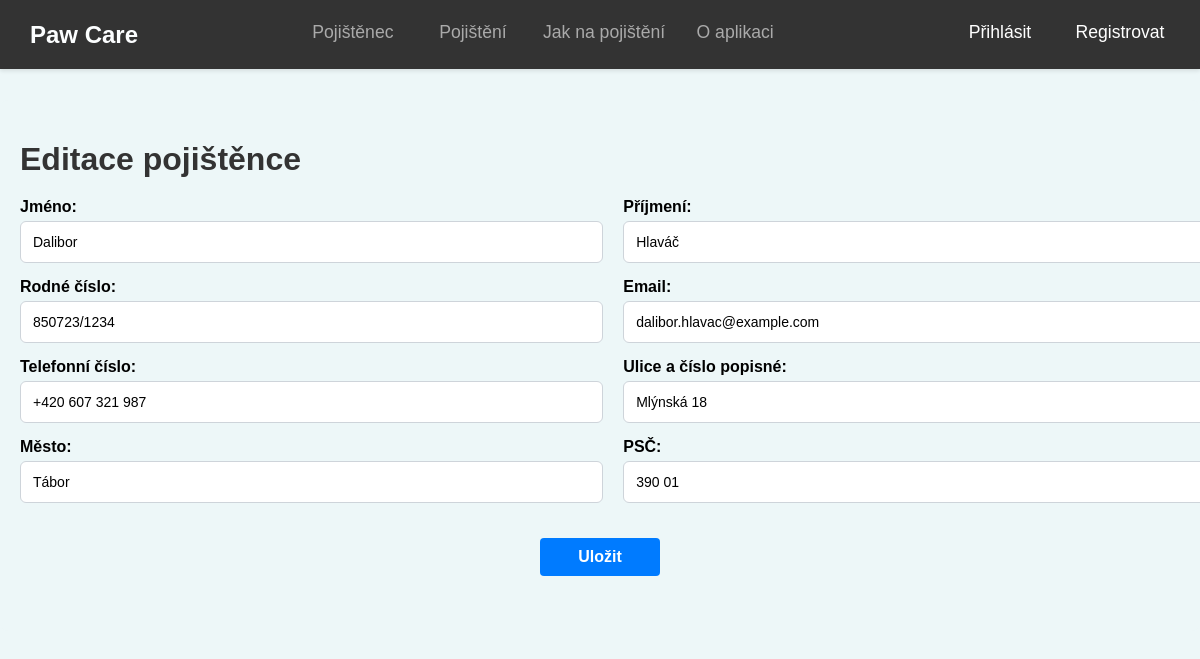
Screenshot of /pojisteni/pojistenec/70/editovat/ with the database file from the repository.
### insurance/models.py (models this page shows, shortened)
class InsuredPerson(models.Model):
    user = models.ForeignKey(User, on_delete=models.CASCADE, null=True, blank=True)
    first_name = models.CharField("Jméno", max_length=100)
    last_name = models.CharField("Příjmení", max_length=100)
    id_number = models.CharField("Rodné číslo", max_length=11, unique=True)
    email = models.EmailField("Email")
    phone_number = models.CharField("Telefonní číslo", max_length=16)
    street_address = models.CharField("Ulice a číslo popisné", max_length=255)
    city = models.CharField("Město", max_length=100)
    postal_code = models.CharField("PSČ", max_length=10)
    class Meta:
        verbose_name = "Pojištěná osoba"
        verbose_name_plural = "Pojištěné osoby"

### insurance/views.py (the view)
# urls.py: path('pojistenec/<int:id>/editovat/', views.edit_insured, name='edit_insured'),  # Editace pojištěnce
def edit_insured(request, id):
    insured_person = get_object_or_404(InsuredPerson, id=id)
    if request.method == 'POST':
        form = InsuredPersonForm(request.POST, instance=insured_person)
        if form.is_valid():
            form.save()
            messages.success(request, 'Informace o pojištěnci byly úspěšně aktualizovány.')
            return redirect('insured_detail', id=id)
    else:
        form = InsuredPersonForm(instance=insured_person)
    return render(request, 'insurance/insured_form.html', {
        'form': form,
        'insured_person': insured_person  # Předáváme pojištěnce do šablony pro případné další zobrazení informací
    })

### insurance/templates/insurance/insured_form.html (shortened to what this page needs)
{% extends 'insurance/base.html' %}
{% block content %}
    <div class="container">
        <h1>
            {% if form.instance.id %}
                Editace pojištěnce
            {% else %}
                Nový pojištěnec
            {% endif %}
        </h1>
        <form method="post" class="form-horizontal">
            <div class="form-row">
                <div class="form-group col-md-6">
                    {{ form.first_name.label_tag }}
                    {{ form.first_name }}
                </div>
                <div class="form-group col-md-6">
                    {{ form.last_name.label_tag }}
                    {{ form.last_name }}
                </div>
            </div>
            <div class="form-row">
                <div class="form-group col-md-6">
                    {{ form.id_number.label_tag }}
                    {{ form.id_number }}
                </div>
                <div class="form-group col-md-6">
                    {{ form.email.label_tag }}
                    {{ form.email }}
                </div>
            </div>
            <div class="form-row">
                <div class="form-group col-md-6">
                    {{ form.phone_number.label_tag }}
                    {{ form.phone_number }}
                </div>
                <div class="form-group col-md-6">
                    {{ form.street_address.label_tag }}
                    {{ form.street_address }}
                </div>
            </div>
            <div class="form-row">
                <div class="form-group col-md-6">
                    {{ form.city.label_tag }}
                    {{ form.city }}
                </div>
                <div class="form-group col-md-6">
                    {{ form.postal_code.label_tag }}
                    {{ form.postal_code }}
                </div>
            </div>
            <div class="form-row">
                <button type="submit" class="btn btn-primary btn-save">Uložit</button>
            </div>
        </form>
    </div>
{% endblock %}

### insurance/static/css/style.css (style rules this page uses)
body { font-family: Arial, sans-serif; margin: 0; padding: 0; background-color: #edf7f8; }
.container { max-width: 1200px; margin: 80px auto 20px auto; padding: 20px; background-color: #edf7f8; border-radius: 8px; }
h1 { font-size: 2em; color: #333; margin-bottom: 20px; }
.btn { font-size: 14px; padding: 10px 20px; margin: 5px; border-radius: 5px; border: none; cursor: pointer; }
.btn-primary { background-color: #007bff; color: white; }
.form-horizontal { display: flex; flex-wrap: wrap; justify-content: space-between; }
.form-row { width: 100%; display: flex; justify-content: space-between; margin-bottom: 15px; }
.form-group { flex: 0 0 48%; max-width: 48%; }
.form-group label { display: block; margin-bottom: 5px; font-weight: bold; }
.form-group input { width: 100%; padding: 12px; font-size: 14px; border: 1px solid #ced4da; border-radius: 6px; }
.btn-save { width: 120px; padding: 10px; font-size: 16px; font-weight: bold; text-align: center; background-color: #007bff; color: white; border: none; border-radius: 4px; cursor: pointer; margin-top: 20px; margin: 20px auto; display: block; }

### rows the page displays
InsuredPerson: first_name "Dalibor", last_name "Hlaváč", id_number "850723/1234", email "dalibor.hlavac@example.com", phone_number "+420 607 321 987", street_address "Mlýnská 18", city "Tábor", postal_code "390 01"
